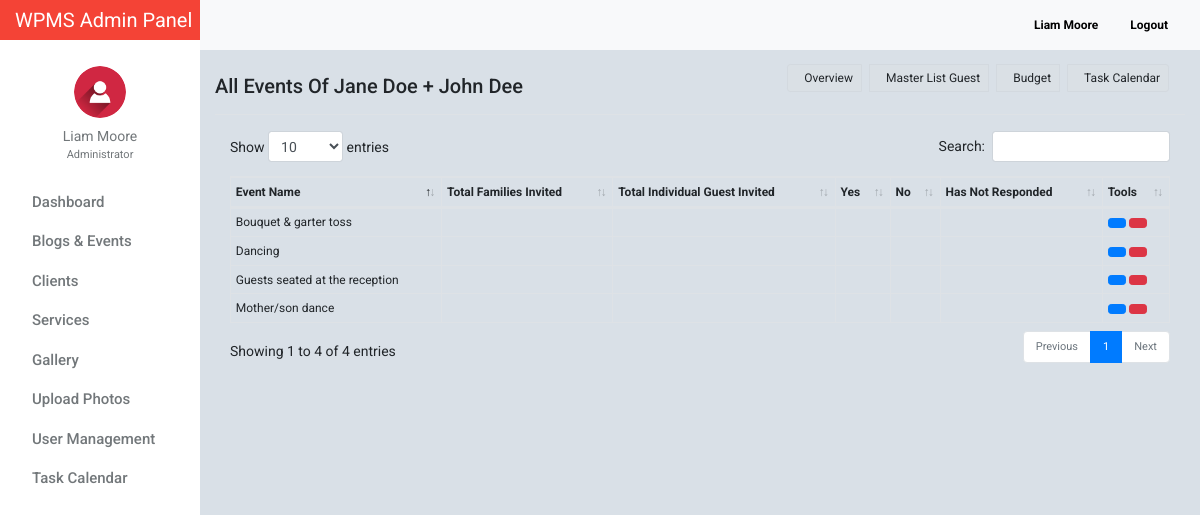
The page /admin/Events.php?booking_id=1 (signed in) on the database its author committed.
### tables this page shows
CREATE TABLE `tblusers` (
  `id` int(11) NOT NULL,
  `firstname` varchar(32) NOT NULL,
  `lastname` varchar(32) NOT NULL,
  `gender` enum('m','f') NOT NULL,
  `username` varchar(50) NOT NULL,
  `password` varchar(50) NOT NULL,
  `email` varchar(100) NOT NULL,
  `designation` varchar(100) NOT NULL,
  `address` text NOT NULL,
  `access_level` enum('0','1','2') NOT NULL,
  `profile_picture` varchar(100) NOT NULL,
  `date_created` varchar(100) NOT NULL
);

CREATE TABLE `tblweddingbook` (
  `booking_id` int(11) NOT NULL,
  `user_id` int(11) NOT NULL,
  `bride` varchar(32) NOT NULL,
  `groom` varchar(32) NOT NULL,
  `wedding_type` int(11) NOT NULL,
  `user_email` varchar(100) NOT NULL,
  `wedding_date` varchar(100) NOT NULL,
  `organizer_id` int(11) NOT NULL
);

CREATE TABLE `events` (
  `id` int(11) NOT NULL,
  `booking_id` int(11) NOT NULL,
  `title` varchar(255) NOT NULL,
  `location` text NOT NULL,
  `date_created` datetime NOT NULL DEFAULT current_timestamp(),
  `color` varchar(7) DEFAULT NULL,
  `start` datetime NOT NULL,
  `end` datetime DEFAULT NULL
);

### admin/include/database.php (called while the page is built, shortened)
<?php
class Database
{
    public $connection;
    public function open_connection()
    {
        $this->connection = mysqli_connect(DB_HOST, DB_USER, DB_PASS, DB_NAME);
    }
    public function query($sql)
    {
        $result = mysqli_query($this->connection, $sql);
        return $result;
    }
}
$db = new Database();
?>

### admin/include/db_object.php (called while the page is built, shortened)
<?php
class DB_Object
{
    public static function find_by_event_all($id) {
        return static::find_by_query("SELECT * FROM " . static::$db_table . " WHERE booking_id = $id ORDER BY id DESC");
    }
    public static function find_by_id($id) {
        $the_result_array = static::find_by_query("SELECT * FROM " . static::$db_table . " WHERE id = $id ORDER BY id DESC  LIMIT 1 ");
        return !empty($the_result_array) ? array_shift($the_result_array) : false;
    }
    public static function find_by_booking_id($id) {
        $the_result_array = static::find_by_query("SELECT * FROM " . static::$db_table . " WHERE booking_id = $id ORDER BY booking_id DESC  LIMIT 1 ");
        return !empty($the_result_array) ? array_shift($the_result_array) : false;
    }
    public static function find_by_query($sql) {
        global $db;
        $result_set = $db->query($sql);
        $the_object_array = array();
        while($row = mysqli_fetch_array($result_set)) {
            $the_object_array[] = static::instantiation($row);
        }
        return $the_object_array;
    }
    public static function instantiation($the_record){
        $the_object = new $calling_class;
        foreach($the_record as $the_attribute => $value)
        {
            if($the_object->has_the_attribute($the_attribute)) {
                $the_object->$the_attribute = $value;
            }
        }
        return $the_object;
    }
    private function has_the_attribute($the_attribute) {
        $object_properties = get_object_vars($this);
        return array_key_exists($the_attribute, $object_properties);
    }
}
?>

### admin/include/Users.php (called while the page is built, shortened)
<?php
class Users extends DB_Object
{
    public $profile_picture;
    public $upload_directory = "upload/users";
    public $image_placeholder = "http://placehold.it/64x64&text=images";
    public function profile_picture_picture() {
        return empty($this->profile_picture) ? $this->image_placeholder : $this->upload_directory. '/' .$this->profile_picture;
    }
}
?>

### admin/events.php (the view, shortened to what this page needs)
<?php
    $booking_id = $_GET['booking_id'];
    $user_id = $_GET['user_id'];
    $links='booking_id='.$booking_id.'&user_id='.$user_id;
    $events =  Events::find_by_event_all($booking_id);
    $booking = Booking::find_by_booking_id($booking_id);
?>
<?php $users_profile = Users::find_by_id($_SESSION['id']); ?>
<!doctype html>
<html lang="en">
<head>
    <link href="css/bootstrap.min.css" rel="stylesheet">
    <link href="css/dashboard.css" rel="stylesheet">
    <link href="css/dataTables.bootstrap4.min.css" rel="stylesheet">
    <link rel="stylesheet" type="text/css"
          href="https://cdn.materialdesignicons.com/2.1.19/css/materialdesignicons.min.css">
</head>
<body>
<?php include_once 'include/sidebar.php'; ?>
<div class="d-flex justify-content-between flex-wrap flex-md-nowrap align-items-center pb-2 mb-3 border-bottom">
    <h5 class="h5 mt-4">All Events Of <?= $booking->bride; ?> + <?= $booking->groom; ?></h5>
    <div class="btn-toolbar mb-2 mb-md-0">
        <div class="btn-group mr-2" >
            <a class="btn btn-sm btn-light mr-2 active" style="font-size: 12px;" href="client_manage_account_details.php?<?= $links; ?>"><i class="mdi mdi-account-plus mr-2"></i> Overview</a>
            <a class="btn btn-sm btn-light mr-2 active" style="font-size: 12px;" href="guest_list.php?<?= $links; ?>"><i class="mdi mdi-account-plus mr-2"></i> Master List Guest</a>
            <a class="btn btn-sm btn-light mr-2 active" style="font-size: 12px;" href="budget.php?<?= $links; ?>"><i class="mdi mdi-currency-usd mr-2"></i> Budget</a>
            <a class="btn btn-sm btn-light mr-2 active" style="font-size: 12px;" href="task_calendar.php?<?= $links; ?>"><i class="mdi mdi-file-tree mr-2"></i> Task Calendar</a>
        </div>
    </div>
</div>
<table id="example" class="table table-bordered table-sm" cellspacing="0" width="100%">
    <thead>
        <tr>
            <th>Event Name</th>
            <th>Total Families Invited</th>
            <th>Total Individual Guest Invited</th>
            <th>Yes</th>
            <th>No</th>
            <th>Has Not Responded</th>
            <th>Tools</th>
        </tr>
    </thead>
    <tbody>
        <?php foreach($events  as $events_name) :  ?>
       <tr>
            <td><?= $events_name->title; ?></td>
            <td></td>
            <td></td>
            <td></td>
            <td></td>
            <td></td>
            <td>
                <a href="" title="" class="btn btn-primary btn-sm"><i class="mdi mdi-pencil"></i></a>
                <a href="" title="" class="btn btn-danger btn-sm"><i class="mdi mdi-delete-forever"></i></a>
            </td>
       </tr>
   <?php endforeach; ?>
    </tbody>
</table>
</main>
</div>
</div>
</body>
</html>

### admin/include/sidebar.php (shortened to what this page needs)
<nav class="navbar sticky-top p-0" style="width: 16.7%;background-color: #f44336;">
    <a class="navbar-brand col-sm-3 col-md-2 mr-0" style="color:white;" href="dashboard.php">
        WPMS Admin Panel
    </a>
</nav>
<div class="container-fluid">
    <div class="row">
        <nav class="col-md-2 d-none d-md-block bg-light sidebar">
            <div class="sidebar-sticky">
                <ul class="nav flex-column">
                    <li class="nav-item mt-3">
                        <div class="text-center">
                            <a href="users_profile.php" class="user-button">
                                <img src="<?= $users_profile->profile_picture_picture(); ?>" class="img-fluid rounded-circle" width="52" height="52" alt="">
                                <div class="user-profile"><?= $users_profile->firstname . ' ' . $users_profile->lastname; ?></div>
                            </a>
                                <div class="text-center mt-0" style="font-size: 11px;color:#72777a;">
                                    <?= ($users_profile->designation == 0) ? 'Administrator' : 'Moderator'; ?>
                                </div>
                        </div>
                    </li>
                    <li class="nav-item"><div class="dropdown-divider"></div></li>
                    <li class="nav-item">
                        <a class="nav-link" href="dashboard.php">
                            Dashboard <span class="sr-only">(current)</span>
                        </a>
                    </li>
                    <li class="nav-item"><div class="dropdown-divider"></div></li>
                    <li class="nav-item">
                        <a class="nav-link" href="blog_events.php">
                            Blogs &amp; Events
                        </a>
                    </li>
                    <li class="nav-item"><div class="dropdown-divider"></div></li>
                    <li class="nav-item">
                        <a class="nav-link" href="client.php" >
                            Clients
                        </a>
                    </li>
                    <li class="nav-item"><div class="dropdown-divider"></div></li>
                    <li class="nav-item">
                        <a class="nav-link" href="service_list.php">
                            Services
                        </a>
                    </li>
                    <li class="nav-item"><div class="dropdown-divider"></div></li>
                    <li class="nav-item">
                        <a class="nav-link" href="photos_view.php">
                            Gallery
                        </a>
                    </li>
                    <li class="nav-item"><div class="dropdown-divider"></div></li>
                    <li class="nav-item">
                        <a class="nav-link" href="photos_add.php">
                            Upload Photos
                        </a>
                    </li>
                    <li class="nav-item"><div class="dropdown-divider"></div></li>
                    <li class="nav-item">
                        <a class="nav-link" href="users.php">
                            User Management
                        </a>
                    </li>
                    <li class="nav-item"><div class="dropdown-divider"></div></li>
                    <li class="nav-item">
                        <a class="nav-link" href="task_all_calendar.php">
                            Task Calendar
                        </a>
                    </li>
                </ul>
            </div>
        </nav>
        <main role="main" class="col-md-9 ml-sm-auto col-lg-10" style="margin-top: -40px;z-index: 999">
            <nav class="navbar navbar-expand-lg navbar-light bg-light" style="margin-left:-15px;margin-right: -15px;">
                <button class="navbar-toggler" type="button" data-toggle="collapse" data-target="#navbarNav" aria-controls="navbarNav" aria-expanded="false" aria-label="Toggle navigation">
                </button>
                <div class="form-inline my-2 my-lg-0">
                    <a class="nav-link" href="users_profile.php"><b><?= ucfirst($users_profile->firstname) . ' ' . ucfirst($users_profile->lastname); ?></b></a>
                    <a class="nav-link" href="logout.php"><b><i class="mdi mdi-logout" style="color: #f44336!important;"></i> Logout</b></a>
                </div>
            </nav>

### admin/css/dashboard.css (style rules this page uses)
body { font-size: .875rem; font-family: 'Roboto', 'Segoe UI',sans-serif; background: #D9E0E7; }
.sidebar { position: fixed; top: 0; bottom: 0; left: 0; z-index: 100; padding: 0; box-shadow: inset -1px 0 0 rgba(0, 0, 0, .1); background-color: #fff; }
.sidebar-sticky { position: -webkit-sticky; position: sticky; top: 40px; height: calc(100vh - 48px); height: 100% !important; padding-top: 2.5rem; overflow-x: hidden; overflow-y: auto; background-color: #fff; }
.sidebar .nav-link { font-weight: 500; color: #72777a; font-size: 15px; text-transform: capitalize; transition: all 2s linear; font-family: 'Roboto', sans-serif; }
.nav.flex-column li.nav-item:nth-child(2) { margin-top:10px; }
.user-profile { color: #72777a; margin-top: 8px; }
img.img-fluid.rounded-circle { margin-top: 10px; }
.form-inline.my-2.my-lg-0 a.nav-link { color: black; font-size: 12px; }
.dropdown-divider { border-top: 1px solid #fff; }
.nav.flex-column a.nav-link { padding: .0rem 1rem; }
.user-profile { text-transform: capitalize; }
.btn-group.mr-2 { border-top-right-radius: 0 !important; border-left-right-radius: 0 !important; }

### admin/events.php (style rules this page uses)
table.table.table-bordered.table-sm { font-size:12px; }

### rows shown on the page
tblusers: profile_picture (picture), firstname "Liam", lastname "Moore"
tblweddingbook: bride "Jane Doe", groom "John Dee"
events: title "Dancing"
events: title "Bouquet & garter toss"
events: title "Mother/son dance"
events: title "Guests seated at the reception"
